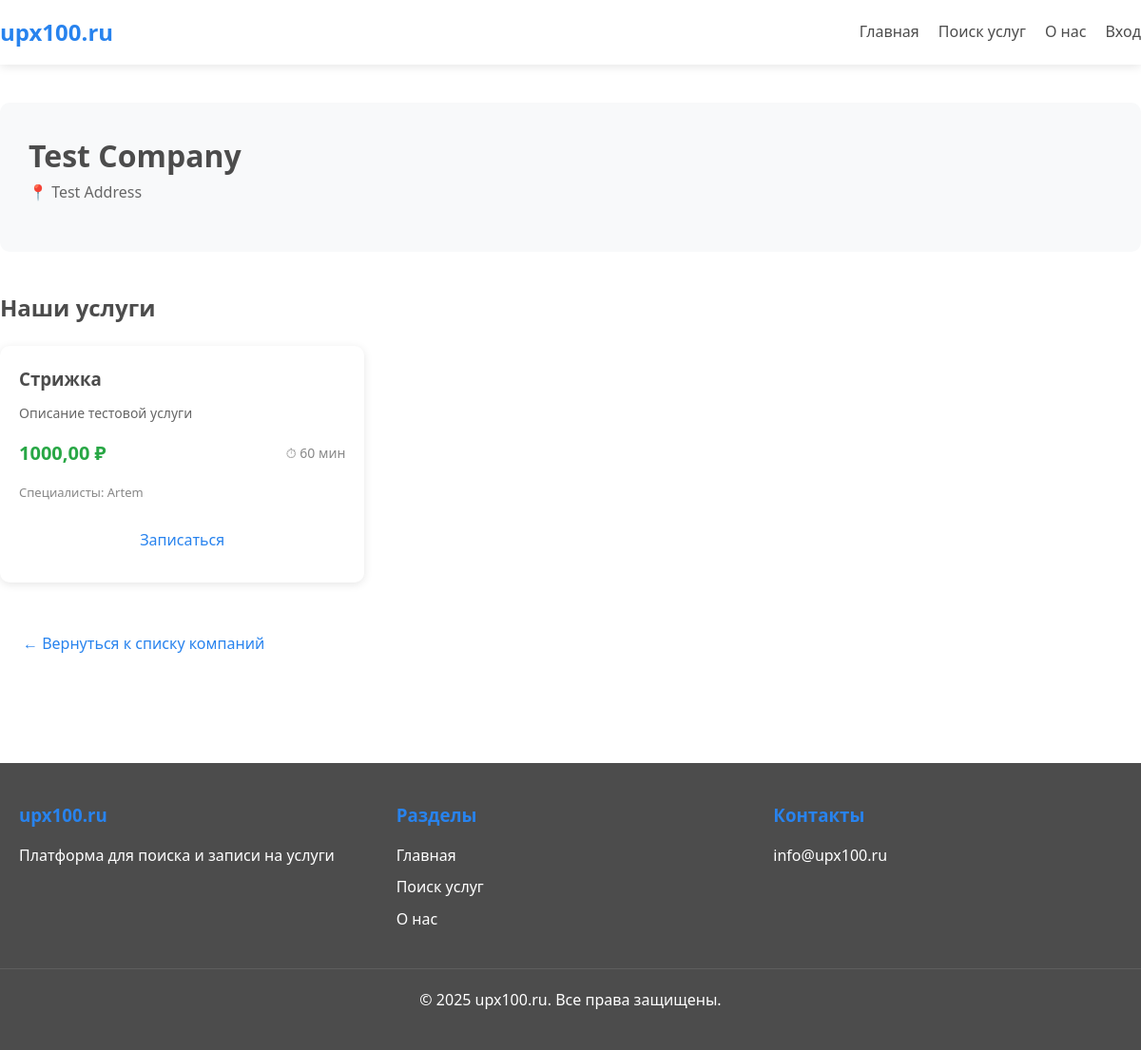
The page /client/company/1/ on the database its author committed.
### business/models.py (models this page shows, shortened)
class Company(models.Model):
    owner = models.OneToOneField(settings.AUTH_USER_MODEL, on_delete=models.CASCADE, related_name='company')
    name = models.CharField(max_length=200, verbose_name="Название компании")
    description = models.TextField(blank=True, verbose_name="Описание")
    logo = models.ImageField(upload_to='company_logos/', blank=True, null=True, verbose_name="Логотип")
    photo = models.ImageField(upload_to='company_photos/', blank=True, null=True, verbose_name="Фото компании")
    address = models.CharField(max_length=300, verbose_name="Адрес")
    latitude = models.DecimalField(max_digits=9, decimal_places=6, blank=True, null=True, verbose_name="Широта")
    longitude = models.DecimalField(max_digits=9, decimal_places=6, blank=True, null=True, verbose_name="Долгота")
    created_at = models.DateTimeField(auto_now_add=True)
    updated_at = models.DateTimeField(auto_now=True)
    class Meta:
        verbose_name = "Компания"
        verbose_name_plural = "Компании"

class Service(models.Model):
    STATUS_CHOICES = [
        ('draft', 'Черновик'),
        ('active', 'Активна'),
        ('inactive', 'Неактивна (неоплата)'),
        ('pending_payment', 'Ожидает оплаты'),
    ]
    company = models.ForeignKey(Company, on_delete=models.CASCADE, related_name='services', verbose_name="Компания")
    category = models.ForeignKey('companies.Category', on_delete=models.SET_NULL, null=True, blank=True,
                                  related_name='business_services', verbose_name="Категория")
    subcategory = models.ForeignKey('companies.Subcategory', on_delete=models.SET_NULL, null=True, blank=True,
                                  related_name='business_services', verbose_name="Подкатегория")
    employees = models.ManyToManyField(Employee, related_name='services', verbose_name="Сотрудники")
    name = models.CharField(max_length=200, verbose_name="Название услуги")
    description = models.TextField(blank=True, verbose_name="Описание")
    price = models.DecimalField(max_digits=10, decimal_places=2, verbose_name="Цена (руб)")
    duration = models.PositiveIntegerField(help_text="Длительность в минутах", verbose_name="Длительность (мин)", null=True, blank=True)
    photo = models.ImageField(upload_to='service_photos/', blank=True, null=True, verbose_name="Фото услуги")
    status = models.CharField(max_length=20, choices=STATUS_CHOICES, default='draft', verbose_name="Статус")
    created_at = models.DateTimeField(auto_now_add=True)
    updated_at = models.DateTimeField(auto_now=True)
    payment_amount = models.DecimalField(max_digits=10, decimal_places=2, default=0, verbose_name="Сумма оплаты (руб/мес)")
    payment_due_date = models.DateTimeField(null=True, blank=True, verbose_name="Дата окончания оплаты")
    last_payment_date = models.DateTimeField(null=True, blank=True, verbose_name="Дата последней оплаты")
    class Meta:
        verbose_name = "Услуга"
        verbose_name_plural = "Услуги"

class Employee(models.Model):
    company = models.ForeignKey(Company, on_delete=models.CASCADE, related_name='employees', verbose_name="Компания")
    user = models.OneToOneField(settings.AUTH_USER_MODEL, on_delete=models.CASCADE, related_name='employee_profile')
    position = models.CharField(max_length=100, blank=True, verbose_name="Должность")
    phone = models.CharField(max_length=20, blank=True, verbose_name="Телефон")
    is_active = models.BooleanField(default=True, verbose_name="Активен")
    created_at = models.DateTimeField(auto_now_add=True)
    class Meta:
        verbose_name = "Сотрудник"
        verbose_name_plural = "Сотрудники"
        unique_together = ['company', 'user']
    @property
    def name(self):
        return self.user.get_full_name() or self.user.email

### accounts/models.py (models this page shows, shortened)
class User(AbstractBaseUser, PermissionsMixin):
    ROLE_CHOICES = (
        ('admin', 'Администратор'),
        ('entrepreneur', 'Предприниматель'),
        ('employee', 'Сотрудник'),
    )
    email = models.EmailField('Email', unique=True)
    first_name = models.CharField('Имя', max_length=30, blank=True)
    last_name = models.CharField('Фамилия', max_length=30, blank=True)
    phone = models.CharField('Телефон', max_length=20, blank=True)
    role = models.CharField('Роль', max_length=20, choices=ROLE_CHOICES, default='entrepreneur')
    is_staff = models.BooleanField('Статус сотрудника', default=False) # Доступ в стандартную админку (если нужно)
    is_active = models.BooleanField('Активен', default=True) # Бан/разбан
    date_joined = models.DateTimeField('Дата регистрации', default=timezone.now)
    company_name = models.CharField('Название компании', max_length=100, blank=True)
    company_description = models.TextField('Описание компании', blank=True)
    company_address = models.CharField('Адрес', max_length=255, blank=True)
    latitude = models.DecimalField('Широта', max_digits=9, decimal_places=6, null=True, blank=True)
    longitude = models.DecimalField('Долгота', max_digits=9, decimal_places=6, null=True, blank=True)
    logo = models.ImageField('Логотип', upload_to='company_logos/', blank=True, null=True)
    is_verified = models.BooleanField('Компания проверена', default=False)
    objects = UserManager()
    USERNAME_FIELD = 'email'
    REQUIRED_FIELDS = []
    class Meta:
        verbose_name = 'Пользователь / Компания'
        verbose_name_plural = 'Пользователи / Компании'
    def get_full_name(self):
        return f"{self.first_name} {self.last_name}".strip() or self.email

### client/views.py (the view)
# urls.py: path('company/<int:company_id>/', views.company_detail_view, name='company_detail'),
def company_detail_view(request, company_id):
    company = get_object_or_404(Company, pk=company_id, owner__is_verified=True)
    services = company.services.filter(status='active').prefetch_related('employees', 'category', 'subcategory')
    context = {
        'company': company,
        'services': services,
    }
    return render(request, 'client/company_detail.html', context)

### templates/client/company_detail.html (shortened to what this page needs)
{% extends 'base.html' %}
{% block content %}
<div class="container" style="padding: 40px 0;">
    <div style="margin-bottom: 40px; padding: 30px; background: #f8f9fa; border-radius: 10px;">
        <div style="display: flex; align-items: center; gap: 20px; margin-bottom: 20px;">
            <div>
                <h1>{{ company.name }}</h1>
                {% if company.address %}
                    <p style="color: #666;">📍 {{ company.address }}</p>
                {% endif %}
            </div>
        </div>
    </div>
    <h2 style="margin-bottom: 20px;">Наши услуги</h2>
    {% if services %}
        <div style="display: grid; grid-template-columns: repeat(auto-fill, minmax(300px, 1fr)); gap: 25px;">
            {% for service in services %}
                <div class="card" style="padding: 20px; transition: transform 0.2s;" onmouseover="this.style.transform='translateY(-5px)'" onmouseout="this.style.transform='translateY(0)'">
                    <h3 style="margin-bottom: 10px;">{{ service.name }}</h3>
                    {% if service.description %}
                        <p style="color: #666; font-size: 14px; margin-bottom: 15px;">{{ service.description|truncatewords:15 }}</p>
                    {% endif %}
                    <div style="display: flex; justify-content: space-between; align-items: center; margin-bottom: 15px;">
                        <span style="font-size: 20px; font-weight: bold; color: #28a745;">{{ service.price }} ₽</span>
                        {% if service.duration %}
                            <span style="font-size: 14px; color: #888;">⏱ {{ service.duration }} мин</span>
                        {% endif %}
                    </div>
                    {% if service.employees.all %}
                        <p style="font-size: 13px; color: #888; margin-bottom: 15px;">
                            Специалисты: {% for emp in service.employees.all|slice:":3" %}{{ emp.name }}{% endfor %}
                        </p>
                    {% endif %}
                    <a href="{% url 'client:service_detail' service.pk %}" class="btn btn--primary" style="width: 100%;">Записаться</a>
                </div>
            {% endfor %}
        </div>
    {% else %}
        <div style="text-align: center; padding: 40px;">
            <p>Услуги пока не добавлены или не активны.</p>
        </div>
    {% endif %}
    <div style="margin-top: 40px;">
        <a href="{% url 'client:companies_list' %}" class="btn btn--outline">← Вернуться к списку компаний</a>
    </div>
</div>
{% endblock %}

### static/css/style.css (style rules this page uses)
:root { --color-white: #ffffff; --color-blue: #2883EE; --color-green: #6EC76A; --color-text: #4C4C4C; --color-bg: #ffffff; --color-border: #e0e0e0; }
* { margin: 0; padding: 0; box-sizing: border-box; }
body { font-family: 'Segoe UI', Tahoma, Geneva, Verdana, sans-serif; background-color: var(--color-bg); color: var(--color-text); line-height: 1.6; }
a { text-decoration: none; color: var(--color-blue); transition: color 0.3s ease; }
.container { max-width: 1200px; margin: 0 auto; padding: 0 20px; }
.btn { display: inline-block; padding: 12px 24px; border: none; border-radius: 5px; cursor: pointer; font-size: 16px; font-weight: 500; transition: all 0.3s ease; text-align: center; }
.card { background-color: var(--color-white); border-radius: 10px; box-shadow: 0 2px 10px rgba(0, 0, 0, 0.1); overflow: hidden; transition: transform 0.3s ease, box-shadow 0.3s ease; }

### rows shown on the page
Company: name "Test Company", address "Test Address"
Service: name "Стрижка", description "Описание тестовой услуги", price "1000,00", duration "60"
Employee: name "Artem"
